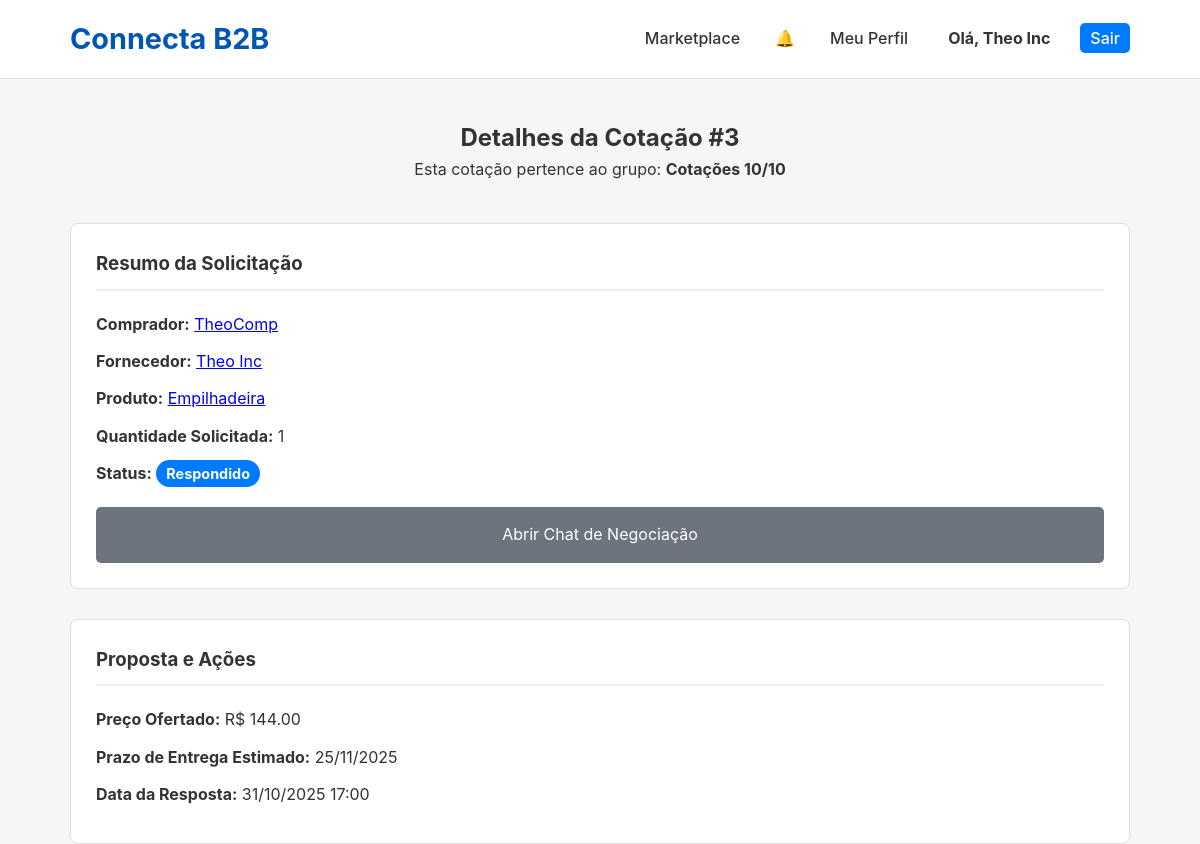
The app's page /quote/3 (signed in) with its own data.
### app.py (models this page shows, shortened)
class Company(db.Model):
    id = db.Column(db.Integer, primary_key=True); company_name = db.Column(db.String(150), nullable=False); cnpj = db.Column(db.String(18), unique=True, nullable=False); email = db.Column(db.String(150), unique=True, nullable=False); password_hash = db.Column(db.String(256), nullable=False); user_type = db.Column(db.String(50), nullable=False)
    is_verified = db.Column(db.Boolean, default=False); is_admin = db.Column(db.Boolean, default=False); is_active = db.Column(db.Boolean, default=True)
    logo_filename = db.Column(db.String(255), nullable=True); description = db.Column(db.Text, nullable=True); website = db.Column(db.String(255), nullable=True); address = db.Column(db.String(255), nullable=True); certifications = db.Column(db.String(255), nullable=True)
    created_at = db.Column(db.DateTime, default=datetime.utcnow)
    products = db.relationship('Product', backref='supplier', lazy=True, cascade="all, delete-orphan")
    notifications = db.relationship('Notification', foreign_keys='Notification.recipient_id', backref='recipient', lazy=True, cascade="all, delete-orphan")
    reviews_received = db.relationship('Review', foreign_keys='Review.supplier_id', backref='reviewed_supplier', lazy='dynamic')
    sent_quotes = db.relationship('QuoteRequest', foreign_keys='QuoteRequest.buyer_id', backref='buyer', lazy='dynamic')
    received_quotes = db.relationship('QuoteRequest', foreign_keys='QuoteRequest.supplier_id', backref='supplier', lazy='dynamic')
    quote_groups = db.relationship('QuoteGroup', backref='buyer', lazy=True)
    open_rfqs = db.relationship('OpenRFQ', backref='buyer', lazy=True) # RFQ: Ligação com a empresa que criou
    open_rfq_responses = db.relationship('OpenRFQResponse', backref='supplier', lazy=True) # RFQ: Ligação com as respostas

class QuoteRequest(db.Model):
    id = db.Column(db.Integer, primary_key=True); quantity = db.Column(db.Integer, nullable=False); message = db.Column(db.Text, nullable=True); status = db.Column(db.String(50), nullable=False, default='Pendente'); timestamp = db.Column(db.DateTime, nullable=False, default=datetime.utcnow)
    product_id = db.Column(db.Integer, db.ForeignKey('product.id'), nullable=False); buyer_id = db.Column(db.Integer, db.ForeignKey('company.id'), nullable=False); supplier_id = db.Column(db.Integer, db.ForeignKey('company.id'), nullable=False)
    offered_price = db.Column(db.Float, nullable=True); supplier_message = db.Column(db.Text, nullable=True); response_timestamp = db.Column(db.DateTime, nullable=True)
    attachment_filename = db.Column(db.String(255), nullable=True); delivery_date = db.Column(db.Date, nullable=True)
    group_id = db.Column(db.Integer, db.ForeignKey('quote_group.id'), nullable=True)
    review = db.relationship('Review', backref='quote', uselist=False, cascade="all, delete-orphan")
    chat_messages = db.relationship('ChatMessage', backref='quote', lazy=True, cascade="all, delete-orphan")

class QuoteGroup(db.Model):
    id = db.Column(db.Integer, primary_key=True)
    name = db.Column(db.String(150), nullable=False)
    timestamp = db.Column(db.DateTime, default=datetime.utcnow)
    buyer_id = db.Column(db.Integer, db.ForeignKey('company.id'), nullable=False)
    quotes = db.relationship('QuoteRequest', backref='group', lazy='dynamic')

class Product(db.Model):
    id = db.Column(db.Integer, primary_key=True); name = db.Column(db.String(100), nullable=False); description = db.Column(db.Text, nullable=False); category = db.Column(db.String(80), nullable=False); base_price = db.Column(db.Float, nullable=True); supplier_id = db.Column(db.Integer, db.ForeignKey('company.id'), nullable=False)
    images = db.relationship('ProductImage', backref='product', lazy=True, cascade="all, delete-orphan")
    quote_requests = db.relationship('QuoteRequest', backref='product', lazy=True, cascade="all, delete-orphan")

### app.py (the view, shortened to what this page needs)
@app.route('/quote/<int:quote_id>', methods=['GET','POST'])
@login_required
def quote_detail(quote_id):
    quote = db.session.get(QuoteRequest, quote_id)
    if session['company_id'] not in [quote.buyer_id, quote.supplier_id]: flash('Não permitido.', 'error'); return redirect(url_for('dashboard'))
    return render_template('quote_detail.html', quote=quote)

### app.py (called while the page is built)
def login_required(f):
    @wraps(f)
    def decorated_function(*args, **kwargs):
        if 'company_id' not in session: flash('Você precisa estar logado.', 'error'); return redirect(url_for('login'))
        return f(*args, **kwargs)
    return decorated_function

@app.context_processor
def inject_notifications():
    if 'company_id' in session:
        unread_count = db.session.query(Notification).filter_by(recipient_id=session['company_id'], read=False).count()
        cart_item_count = len(session.get('cart', {})) if session.get('user_type') == 'buyer' else 0
        return dict(unread_notifications=unread_count, cart_item_count=cart_item_count)
    return dict(unread_notifications=0, cart_item_count=0)

### templates/quote_detail.html (shortened to what this page needs)
<!DOCTYPE html>
<html lang="pt-br">
<head>
    <link rel="stylesheet" href="{{ url_for('static', filename='css/style.css') }}">
    <link rel="stylesheet" href="{{ url_for('static', filename='css/form.css') }}">
</head>
<body>
    <header class="main-header">
        <div class="container">
            <a href="{{ url_for('home') }}" style="text-decoration: none;"><h1 class="logo">Connecta B2B</h1></a>
            <nav class="main-nav">
                <ul>
                    <li><a href="{{ url_for('products') }}">Marketplace</a></li>
                    <li><a href="{{ url_for('notifications') }}" style="position: relative; padding: 5px;">&#128276; </a></li>
                    <li><a href="{{ url_for('company_profile', company_id=session.company_id) }}">Meu Perfil</a></li>
                    <li><a href="{{ url_for('dashboard') }}"><strong>Olá, {{ session.company_name }}</strong></a></li>
                    <li><a href="{{ url_for('logout') }}" class="login-button">Sair</a></li>
                </ul>
            </nav>
        </div>
    </header>
    <main class="container">
        <h2 style="text-align: center; margin-top: 40px;">Detalhes da Cotação #{{ quote.id }}</h2>
        {% if quote.group %}
        <p style="text-align: center;">Esta cotação pertence ao grupo: <strong>{{ quote.group.name }}</strong></p>
        {% endif %}
        <div class="quote-detail-grid">
            <div class="detail-card">
                <h3>Resumo da Solicitação</h3>
                <p><strong>Comprador:</strong> <a href="{{ url_for('company_profile', company_id=quote.buyer_id) }}">{{ quote.buyer.company_name }} </a></p>
                <p><strong>Fornecedor:</strong> <a href="{{ url_for('company_profile', company_id=quote.supplier_id) }}">{{ quote.supplier.company_name }} </a></p>
                <p><strong>Produto:</strong> <a href="{{ url_for('product_detail', product_id=quote.product_id) }}">{{ quote.product.name }}</a></p>
                <p><strong>Quantidade Solicitada:</strong> {{ quote.quantity }}</p>
                <p><strong>Status:</strong> <span class="status-badge status-{{ quote.status }}">{{ quote.status }}</span></p>
                <a href="{{ url_for('chat', quote_id=quote.id) }}" class="chat-button">Abrir Chat de Negociação</a>
            </div>
            <div class="detail-card">
                <h3>Proposta e Ações</h3>
                {% if quote.status == 'Pendente' and session.user_type == 'supplier' %}
                    <p>A negociação deve ser feita via chat. Use o formulário abaixo para a proposta final.</p>
                    <form action="{{ url_for('quote_detail', quote_id=quote.id) }}" method="POST"><div class="form-group"><label for="offered_price">Preço Total Ofertado (R$)</label><input type="number" step="0.01" id="offered_price" name="offered_price" required></div><div class="form-group"><label for="delivery_date">Prazo de Entrega Estimado</label><input type="date" id="delivery_date" name="delivery_date"></div><button type="submit" class="submit-button">Enviar Proposta Final</button></form>
                {% elif quote.status != 'Pendente' %}
                    <p><strong>Preço Ofertado:</strong> R$ {{ "%.2f"|format(quote.offered_price) if quote.offered_price else 'N/A' }}</p>
                    {% if quote.delivery_date %}<p><strong>Prazo de Entrega Estimado:</strong> {{ quote.delivery_date.strftime('%d/%m/%Y') }}</p>{% endif %}
                    <p><strong>Data da Resposta:</strong> {{ quote.response_timestamp.strftime('%d/%m/%Y %H:%M') if quote.response_timestamp else 'N/A' }}</p>
                {% else %}<p>Aguardando resposta do fornecedor.</p>{% endif %}
            </div>
        </div>
    </main>
</body>
</html>

### static/css/style.css (style rules this page uses)
* { margin: 0; padding: 0; box-sizing: border-box; }
body { font-family: -apple-system, BlinkMacSystemFont, 'Segoe UI', Roboto, Helvetica, Arial, sans-serif; line-height: 1.6; background-color: #f4f7f6; color: #333; }
.container { max-width: 1100px; margin: 0 auto; padding: 0 20px; }
.main-header { background-color: #ffffff; padding: 1rem 0; border-bottom: 1px solid #ddd; position: sticky; top: 0; z-index: 1000; }
.main-header .container { display: flex; justify-content: space-between; align-items: center; }
.logo { color: #0056b3; font-size: 1.8rem; font-weight: 700; }
.main-nav ul { list-style-type: none; display: flex; gap: 20px; }
.main-nav a { text-decoration: none; color: #333; font-weight: 500; padding: 5px 10px; transition: color 0.3s ease; }
.login-button { background-color: #007bff; color: #ffffff !important; border-radius: 5px; padding: 8px 15px; transition: background-color 0.3s ease; }

### templates/quote_detail.html (style rules this page uses)
.quote-detail-grid { display: grid; grid-template-columns: 1fr; gap: 30px; margin-top: 40px; }
.detail-card { background-color: #fff; padding: 25px; border-radius: 8px; border: 1px solid #e0e0e0; }
.detail-card h3 { border-bottom: 2px solid #f0f0f0; padding-bottom: 10px; margin-bottom: 20px; }
.detail-card p { margin-bottom: 10px; line-height: 1.7; }
.detail-card strong { color: #333; }
.status-badge { padding: 5px 10px; border-radius: 15px; color: #fff; font-weight: bold; font-size: 0.9rem; }
.status-Respondido { background-color: #007bff; }
.chat-button { background-color: #6c757d; color: white; text-align: center; display: block; margin-top: 20px; padding: 15px; border-radius: 5px; text-decoration:none; }

### records on screen
Company: company_name "Theo Inc", supplier.company_name "Theo Inc"
QuoteRequest: id "3", quantity "1", status "Respondido", offered_price "144.00", delivery_date "25/11/2025", response_timestamp "31/10/2025 17:00"
QuoteGroup: group.name "Cotações 10/10"
Company: buyer.company_name "TheoComp"
Product: product.name "Empilhadeira"
